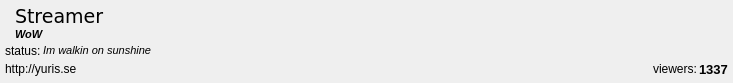
<?xml version="1.0" encoding="UTF-8"?>
<ui version="4.0">
 <class>StreamItemWidget</class>
 <widget class="QWidget" name="StreamItemWidget">
  <property name="enabled">
   <bool>true</bool>
  </property>
  <property name="geometry">
   <rect>
    <x>0</x>
    <y>0</y>
    <width>733</width>
    <height>83</height>
   </rect>
  </property>
  <property name="baseSize">
   <size>
    <width>0</width>
    <height>0</height>
   </size>
  </property>
  <property name="windowTitle">
   <string>Form</string>
  </property>
  <layout class="QVBoxLayout" name="verticalLayout">
   <property name="spacing">
    <number>0</number>
   </property>
   <property name="leftMargin">
    <number>5</number>
   </property>
   <property name="topMargin">
    <number>5</number>
   </property>
   <property name="rightMargin">
    <number>5</number>
   </property>
   <property name="bottomMargin">
    <number>5</number>
   </property>
   <item>
    <layout class="QHBoxLayout" name="horizontalLayout">
     <property name="spacing">
      <number>3</number>
     </property>
     <item>
      <widget class="QLabel" name="serviceIcon">
       <property name="maximumSize">
        <size>
         <width>25</width>
         <height>25</height>
        </size>
       </property>
       <property name="text">
        <string/>
       </property>
       <property name="pixmap">
        <pixmap resource="icons.qrc">:/icons/icons/twitchicon.png</pixmap>
       </property>
       <property name="scaledContents">
        <bool>true</bool>
       </property>
      </widget>
     </item>
     <item>
      <layout class="QVBoxLayout" name="streamerLayout">
       <property name="spacing">
        <number>0</number>
       </property>
       <property name="leftMargin">
        <number>0</number>
       </property>
       <property name="rightMargin">
        <number>0</number>
       </property>
       <item>
        <widget class="QLabel" name="streamerName">
         <property name="font">
          <font>
           <family>Verdana</family>
           <pointsize>14</pointsize>
          </font>
         </property>
         <property name="text">
          <string>Streamer</string>
         </property>
        </widget>
       </item>
       <item>
        <widget class="QLabel" name="gameText">
         <property name="font">
          <font>
           <pointsize>8</pointsize>
           <weight>75</weight>
           <italic>true</italic>
           <bold>true</bold>
          </font>
         </property>
         <property name="text">
          <string>WoW</string>
         </property>
        </widget>
       </item>
      </layout>
     </item>
     <item>
      <spacer name="horizontalSpacer_5">
       <property name="orientation">
        <enum>Qt::Horizontal</enum>
       </property>
       <property name="sizeHint" stdset="0">
        <size>
         <width>5</width>
         <height>0</height>
        </size>
       </property>
      </spacer>
     </item>
     <item>
      <widget class="QPushButton" name="playStreamButton">
       <property name="minimumSize">
        <size>
         <width>20</width>
         <height>20</height>
        </size>
       </property>
       <property name="maximumSize">
        <size>
         <width>50</width>
         <height>50</height>
        </size>
       </property>
       <property name="text">
        <string/>
       </property>
       <property name="icon">
        <iconset>
         <normalon>:/icons/icons/play.png</normalon>
        </iconset>
       </property>
       <property name="iconSize">
        <size>
         <width>20</width>
         <height>20</height>
        </size>
       </property>
       <property name="default">
        <bool>false</bool>
       </property>
       <property name="flat">
        <bool>true</bool>
       </property>
      </widget>
     </item>
     <item>
      <widget class="QPushButton" name="previewStreamButton">
       <property name="text">
        <string/>
       </property>
       <property name="icon">
        <iconset resource="icons.qrc">
         <normaloff>:/icons/icons/preview.png</normaloff>:/icons/icons/preview.png</iconset>
       </property>
       <property name="iconSize">
        <size>
         <width>20</width>
         <height>20</height>
        </size>
       </property>
       <property name="flat">
        <bool>true</bool>
       </property>
      </widget>
     </item>
     <item>
      <widget class="QPushButton" name="favoriteButton">
       <property name="text">
        <string/>
       </property>
       <property name="icon">
        <iconset resource="icons.qrc">
         <normaloff>:/icons/icons/favorite.png</normaloff>:/icons/icons/favorite.png</iconset>
       </property>
       <property name="iconSize">
        <size>
         <width>20</width>
         <height>20</height>
        </size>
       </property>
       <property name="flat">
        <bool>true</bool>
       </property>
      </widget>
     </item>
    </layout>
   </item>
   <item>
    <layout class="QHBoxLayout" name="horizontalLayout_3">
     <property name="spacing">
      <number>2</number>
     </property>
     <property name="topMargin">
      <number>0</number>
     </property>
     <item>
      <widget class="QLabel" name="label_3">
       <property name="text">
        <string>status:</string>
       </property>
      </widget>
     </item>
     <item>
      <widget class="QLabel" name="statusText">
       <property name="maximumSize">
        <size>
         <width>300</width>
         <height>16777215</height>
        </size>
       </property>
       <property name="font">
        <font>
         <pointsize>8</pointsize>
         <italic>true</italic>
         <underline>false</underline>
         <strikeout>false</strikeout>
        </font>
       </property>
       <property name="text">
        <string>Im walkin on sunshine</string>
       </property>
       <property name="textFormat">
        <enum>Qt::PlainText</enum>
       </property>
       <property name="scaledContents">
        <bool>false</bool>
       </property>
      </widget>
     </item>
     <item>
      <spacer name="horizontalSpacer_3">
       <property name="orientation">
        <enum>Qt::Horizontal</enum>
       </property>
       <property name="sizeHint" stdset="0">
        <size>
         <width>5</width>
         <height>0</height>
        </size>
       </property>
      </spacer>
     </item>
    </layout>
   </item>
   <item>
    <layout class="QHBoxLayout" name="horizontalLayout_2">
     <property name="spacing">
      <number>2</number>
     </property>
     <item>
      <widget class="QLabel" name="urlText">
       <property name="text">
        <string>http://yuris.se</string>
       </property>
      </widget>
     </item>
     <item>
      <spacer name="horizontalSpacer_2">
       <property name="orientation">
        <enum>Qt::Horizontal</enum>
       </property>
       <property name="sizeHint" stdset="0">
        <size>
         <width>5</width>
         <height>0</height>
        </size>
       </property>
      </spacer>
     </item>
     <item>
      <widget class="QLabel" name="label">
       <property name="text">
        <string>viewers:</string>
       </property>
      </widget>
     </item>
     <item>
      <widget class="QLabel" name="viewersText">
       <property name="font">
        <font>
         <pointsize>10</pointsize>
         <weight>75</weight>
         <italic>false</italic>
         <bold>true</bold>
        </font>
       </property>
       <property name="text">
        <string>1337</string>
       </property>
      </widget>
     </item>
    </layout>
   </item>
  </layout>
 </widget>
 <resources>
  <include location="icons.qrc"/>
 </resources>
 <connections/>
 <slots>
  <signal>play(QString)</signal>
 </slots>
</ui>
